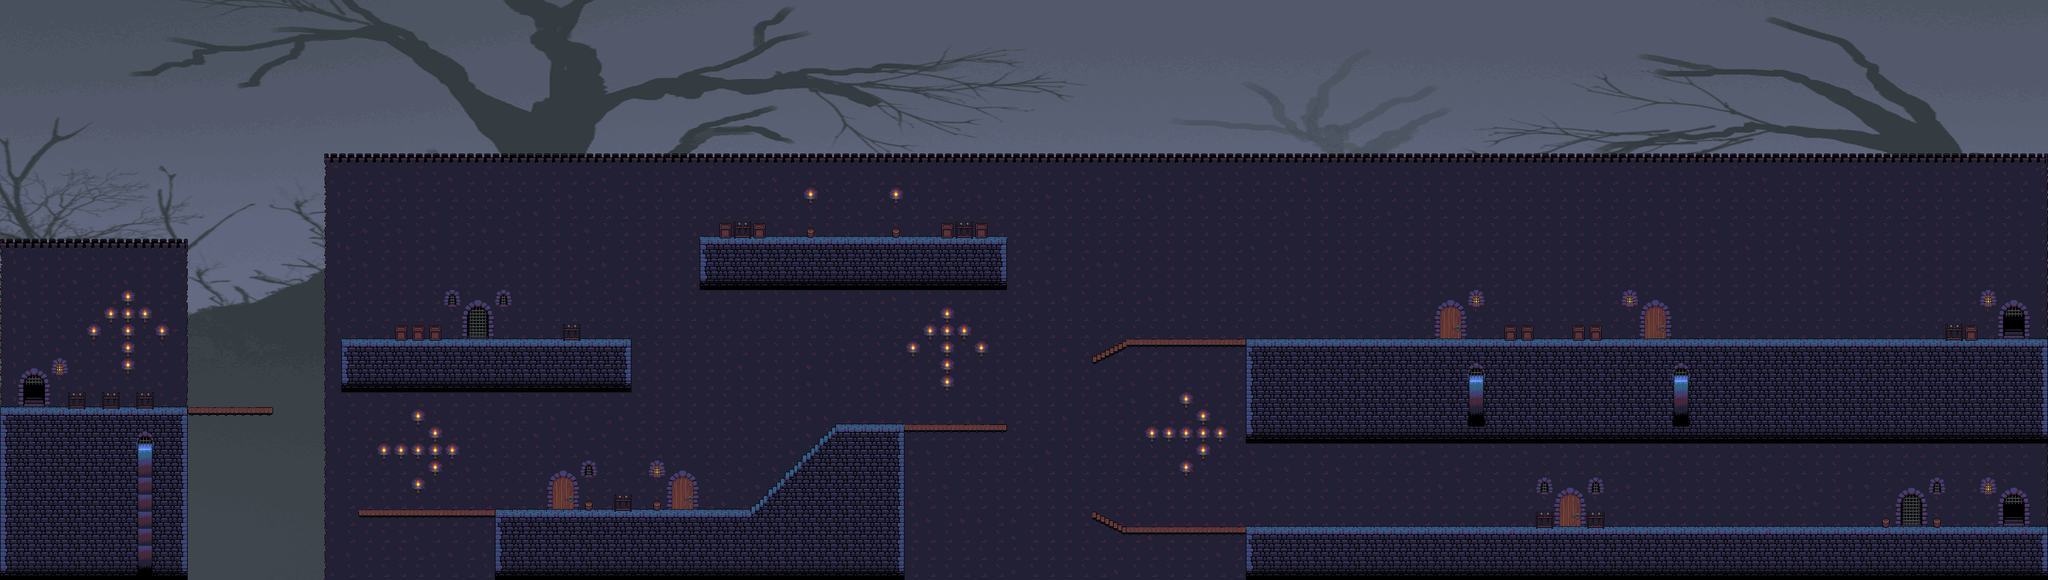

This is a level from a 2D game, rendered from its Tiled map with the project's own tilesets. A one-line summary and the map file follow, with tile-layer data summarised:
An orthogonal 120x34 tile map with 32x32 px tiles, 3 tile layers (Background, Foreground, Objekte), 1 image layer and 77 objects (53x CoinEntity, 11x Ground, 8x EnemyEntity, 2x SpikeEntity, mainPlayer, ...).

<map version="1.0" orientation="orthogonal" renderorder="left-up" width="120" height="34" tilewidth="32" tileheight="32" nextobjectid="197">
 <tileset firstgid="1" name="oppcastle" tilewidth="32" tileheight="32">
  <image source="../img/map/oppcastle.png" width="480" height="352" />
 </tileset>
 <imagelayer name="Parallax_layer1">
  <image source="../img/background/tree.png" />
 </imagelayer>
 <layer name="Background" width="120" height="34">
  <data>[4080 cells, 2712 non-empty, 32 distinct tile ids]</data>
 </layer>
 <layer name="Foreground" width="120" height="34">
  <data>[4080 cells, 1013 non-empty, 33 distinct tile ids]</data>
 </layer>
 <layer name="Objekte" width="120" height="34">
  <data>[4080 cells, 30 non-empty, 4 distinct tile ids]</data>
 </layer>
 <objectgroup name="Object">
  <properties>
   <property name="duration" value="300" />
   <property name="fade" value="#300000" />
  </properties>
  <object id="3" name="mainPlayer" x="8" y="676" width="32" height="64">
   <properties>
    <property name="image" value="gripe_run_right" />
    <property name="spritewidth" value="64" />
   </properties>
  </object>
  <object id="4" name="CoinEntity" x="1730" y="735" width="32" height="32">
   <properties>
    <property name="image" value="spinning_coin_gold" />
    <property name="spritewidth" value="32" />
   </properties>
  </object>
  <object id="5" name="game.LevelEntity" x="3803" y="-1594" width="36" height="1e+06">
   <properties>
    <property name="duration" value="300" />
    <property name="fade" value="#009900" />
    <property name="to" value="2" />
   </properties>
  </object>
  <object id="13" name="ScrollEntity" x="3649" y="897" width="32" height="32">
   <properties>
    <property name="image" value="spinning_scrolls_red" />
    <property name="scrollIndex" value="6" />
    <property name="spritewidth" value="32" />
    <property name="type" value="potion" />
   </properties>
  </object>
  <object id="16" name="SpikeEntity" x="353" y="1044.33" width="574" height="41" />
  <object id="19" name="SpikeEntity" x="1696" y="1048.33" width="639" height="39" />
  <object id="30" name="CoinEntity" x="399" y="687" width="32" height="32">
   <properties>
    <property name="image" value="spinning_coin_gold" />
    <property name="spritewidth" value="32" />
   </properties>
  </object>
  <object id="31" name="CoinEntity" x="987" y="871" width="32" height="32">
   <properties>
    <property name="image" value="spinning_coin_gold" />
    <property name="spritewidth" value="32" />
   </properties>
  </object>
  <object id="69" name="CoinEntity" x="1458" y="835" width="32" height="32">
   <properties>
    <property name="image" value="spinning_coin_gold" />
    <property name="spritewidth" value="32" />
   </properties>
  </object>
  <object id="87" name="CoinEntity" x="1992" y="376" width="32" height="32">
   <properties>
    <property name="image" value="spinning_coin_gold" />
    <property name="spritewidth" value="32" />
   </properties>
  </object>
  <object id="94" name="CoinEntity" x="2032" y="578" width="32" height="32">
   <properties>
    <property name="image" value="spinning_coin_gold" />
    <property name="spritewidth" value="32" />
   </properties>
  </object>
  <object id="113" name="CoinEntity" x="2125" y="859" width="32" height="32">
   <properties>
    <property name="image" value="spinning_coin_gold" />
    <property name="spritewidth" value="32" />
   </properties>
  </object>
  <object id="114" name="CoinEntity" x="2611" y="902" width="32" height="32">
   <properties>
    <property name="image" value="spinning_coin_gold" />
    <property name="spritewidth" value="32" />
   </properties>
  </object>
  <object id="115" name="CoinEntity" x="3246" y="901" width="32" height="32">
   <properties>
    <property name="image" value="spinning_coin_gold" />
    <property name="spritewidth" value="32" />
   </properties>
  </object>
  <object id="133" name="CoinEntity" x="536" y="697" width="32" height="32">
   <properties>
    <property name="image" value="spinning_coin_gold" />
    <property name="spritewidth" value="32" />
   </properties>
  </object>
  <object id="134" name="CoinEntity" x="642" y="863" width="32" height="32">
   <properties>
    <property name="image" value="spinning_coin_gold" />
    <property name="spritewidth" value="32" />
   </properties>
  </object>
  <object id="135" name="CoinEntity" x="772" y="574" width="32" height="32">
   <properties>
    <property name="image" value="spinning_coin_gold" />
    <property name="spritewidth" value="32" />
   </properties>
  </object>
  <object id="136" name="CoinEntity" x="1002" y="575" width="32" height="32">
   <properties>
    <property name="image" value="spinning_coin_gold" />
    <property name="spritewidth" value="32" />
   </properties>
  </object>
  <object id="137" name="CoinEntity" x="1264" y="353" width="32" height="32">
   <properties>
    <property name="image" value="spinning_coin_gold" />
    <property name="spritewidth" value="32" />
   </properties>
  </object>
  <object id="149" name="CoinEntity" x="2278" y="347" width="32" height="32">
   <properties>
    <property name="image" value="spinning_coin_gold" />
    <property name="spritewidth" value="32" />
   </properties>
  </object>
  <object id="150" name="CoinEntity" x="2278" y="396" width="32" height="32">
   <properties>
    <property name="image" value="spinning_coin_gold" />
    <property name="spritewidth" value="32" />
   </properties>
  </object>
  <object id="151" name="CoinEntity" x="2278" y="448" width="32" height="32">
   <properties>
    <property name="image" value="spinning_coin_gold" />
    <property name="spritewidth" value="32" />
   </properties>
  </object>
  <object id="152" name="CoinEntity" x="2278" y="545" width="32" height="32">
   <properties>
    <property name="image" value="spinning_coin_gold" />
    <property name="spritewidth" value="32" />
   </properties>
  </object>
  <object id="153" name="CoinEntity" x="2330" y="545" width="32" height="32">
   <properties>
    <property name="image" value="spinning_coin_gold" />
    <property name="spritewidth" value="32" />
   </properties>
  </object>
  <object id="154" name="CoinEntity" x="2502" y="335" width="32" height="32">
   <properties>
    <property name="image" value="spinning_coin_gold" />
    <property name="spritewidth" value="32" />
   </properties>
  </object>
  <object id="155" name="CoinEntity" x="2278" y="497" width="32" height="32">
   <properties>
    <property name="image" value="spinning_coin_gold" />
    <property name="spritewidth" value="32" />
   </properties>
  </object>
  <object id="156" name="CoinEntity" x="2428" y="546" width="32" height="32">
   <properties>
    <property name="image" value="spinning_coin_gold" />
    <property name="spritewidth" value="32" />
   </properties>
  </object>
  <object id="157" name="CoinEntity" x="2382" y="545" width="32" height="32">
   <properties>
    <property name="image" value="spinning_coin_gold" />
    <property name="spritewidth" value="32" />
   </properties>
  </object>
  <object id="158" name="CoinEntity" x="2500" y="486" width="32" height="32">
   <properties>
    <property name="image" value="spinning_coin_gold" />
    <property name="spritewidth" value="32" />
   </properties>
  </object>
  <object id="159" name="CoinEntity" x="2501" y="385" width="32" height="32">
   <properties>
    <property name="image" value="spinning_coin_gold" />
    <property name="spritewidth" value="32" />
   </properties>
  </object>
  </objectgroup>
 <objectgroup name="EnemyEntities">
  <!-- 8 objects omitted --></objectgroup>
 <objectgroup name="collision">
  <!-- 11 objects omitted --></objectgroup>
</map>
<!-- 47 of 77 objects omitted -->
